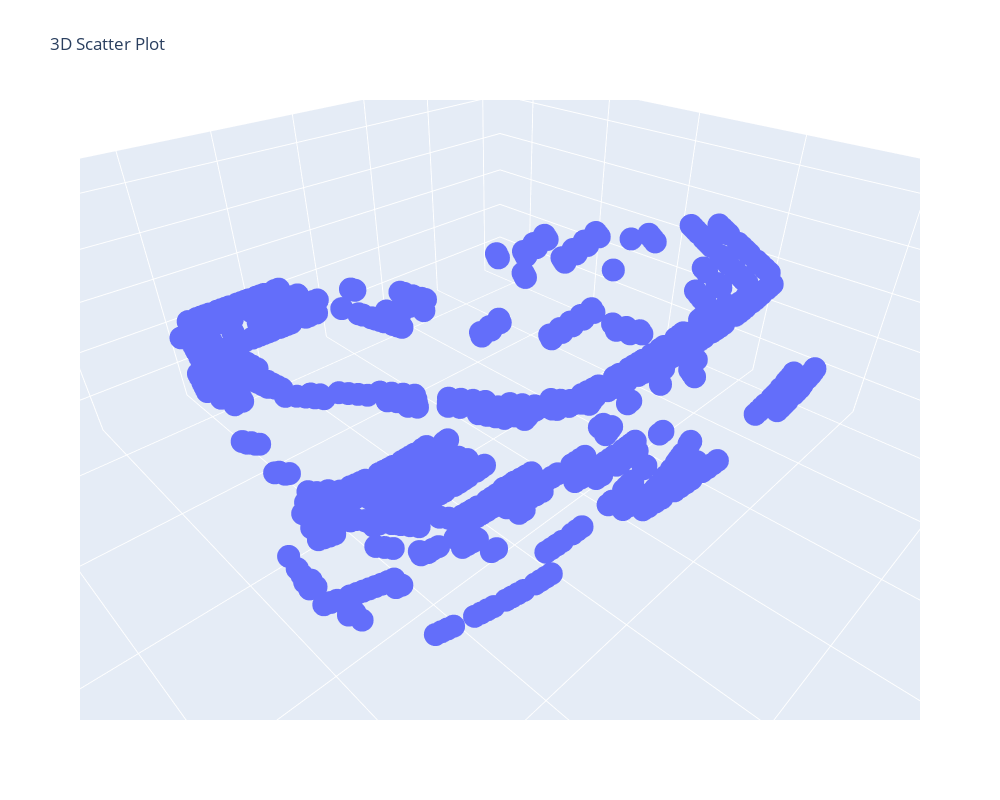

Notebook code cell kept with this figure:
### Code cell
import plotly.express as px

fig = px.scatter_3d(hh, x='X', y='Y', z='Z', width=1000, height=800, 
                     title='3D Scatter Plot', size_max=5)

fig.update_scenes(aspectmode="manual", aspectratio=dict(x=3, y=3, z=1))
fig.show()

### Figure 1 — Plotly figure (JSON) as saved in the notebook; plotly's stock layout.template omitted (floating-point values rounded to 4 significant figures; data arrays with more than 128 entries replaced by an {"elided": "..."} marker saying what was removed)
{"data": [{"hovertemplate": "X=%{x}<br>Y=%{y}<br>Z=%{z}<extra></extra>", "legendgroup": "", "marker": {"color": "#636efa", "symbol": "circle"}, "mode": "markers", "name": "", "scene": "scene", "showlegend": false, "type": "scatter3d", "x": {"elided": "1255 int values"}, "y": {"elided": "1255 int values"}, "z": {"elided": "1255 float values"}}], "layout": {"height": 800, "legend": {"tracegroupgap": 0}, "scene": {"aspectmode": "manual", "aspectratio": {"x": 3, "y": 3, "z": 1}, "domain": {"x": [0, 1], "y": [0, 1]}, "xaxis": {"title": {"text": "X"}}, "yaxis": {"title": {"text": "Y"}}, "zaxis": {"title": {"text": "Z"}}}, "title": {"text": "3D Scatter Plot"}, "width": 1000}}
